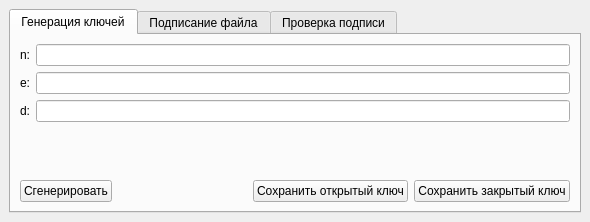
<?xml version="1.0" encoding="UTF-8"?>
<ui version="4.0">
 <class>MainWindow</class>
 <widget class="QMainWindow" name="MainWindow">
  <property name="geometry">
   <rect>
    <x>0</x>
    <y>0</y>
    <width>590</width>
    <height>222</height>
   </rect>
  </property>
  <property name="windowTitle">
   <string>LR4 - RSA ЭЦП</string>
  </property>
  <widget class="QWidget" name="centralwidget">
   <layout class="QVBoxLayout" name="verticalLayout">
    <item>
     <widget class="QTabWidget" name="tabWidget">
      <property name="currentIndex">
       <number>0</number>
      </property>
      <widget class="QWidget" name="tabKeys">
       <attribute name="title">
        <string>Генерация ключей</string>
       </attribute>
       <layout class="QVBoxLayout" name="verticalLayout_5">
        <item>
         <layout class="QVBoxLayout" name="verticalLayout_2">
          <item>
           <layout class="QHBoxLayout" name="horizontalLayout_3">
            <item>
             <widget class="QLabel" name="labelN">
              <property name="text">
               <string>n:</string>
              </property>
             </widget>
            </item>
            <item>
             <widget class="QLineEdit" name="nLineEdit">
              <property name="readOnly">
               <bool>true</bool>
              </property>
             </widget>
            </item>
           </layout>
          </item>
          <item>
           <layout class="QHBoxLayout" name="horizontalLayout_2">
            <item>
             <widget class="QLabel" name="labelE">
              <property name="text">
               <string>e:</string>
              </property>
             </widget>
            </item>
            <item>
             <widget class="QLineEdit" name="eLineEdit">
              <property name="readOnly">
               <bool>true</bool>
              </property>
             </widget>
            </item>
           </layout>
          </item>
          <item>
           <layout class="QHBoxLayout" name="horizontalLayout">
            <item>
             <widget class="QLabel" name="labelD">
              <property name="text">
               <string>d:</string>
              </property>
             </widget>
            </item>
            <item>
             <widget class="QLineEdit" name="dLineEdit">
              <property name="readOnly">
               <bool>true</bool>
              </property>
             </widget>
            </item>
           </layout>
          </item>
         </layout>
        </item>
        <item>
         <spacer name="verticalSpacer">
          <property name="orientation">
           <enum>Qt::Orientation::Vertical</enum>
          </property>
          <property name="sizeHint" stdset="0">
           <size>
            <width>20</width>
            <height>40</height>
           </size>
          </property>
         </spacer>
        </item>
        <item>
         <layout class="QHBoxLayout" name="horizontalLayoutKeysBtns">
          <item>
           <widget class="QPushButton" name="generateKeysBtn">
            <property name="text">
             <string>Сгенерировать</string>
            </property>
           </widget>
          </item>
          <item>
           <spacer name="horizontalSpacer">
            <property name="orientation">
             <enum>Qt::Orientation::Horizontal</enum>
            </property>
            <property name="sizeHint" stdset="0">
             <size>
              <width>40</width>
              <height>20</height>
             </size>
            </property>
           </spacer>
          </item>
          <item>
           <widget class="QPushButton" name="savePublicKeyBtn">
            <property name="text">
             <string>Сохранить открытый ключ</string>
            </property>
           </widget>
          </item>
          <item>
           <widget class="QPushButton" name="savePrivateKeyBtn">
            <property name="text">
             <string>Сохранить закрытый ключ</string>
            </property>
           </widget>
          </item>
         </layout>
        </item>
       </layout>
      </widget>
      <widget class="QWidget" name="tabSign">
       <attribute name="title">
        <string>Подписание файла</string>
       </attribute>
       <layout class="QVBoxLayout" name="verticalLayout_3">
        <item>
         <layout class="QHBoxLayout" name="horizontalLayout_7" stretch="1,4">
          <item>
           <widget class="QLabel" name="labelSignFile">
            <property name="text">
             <string>Файл:</string>
            </property>
           </widget>
          </item>
          <item>
           <layout class="QHBoxLayout" name="horizontalLayoutSignFile">
            <item>
             <widget class="QLineEdit" name="signFileLineEdit">
              <property name="readOnly">
               <bool>true</bool>
              </property>
              <property name="placeholderText">
               <string/>
              </property>
             </widget>
            </item>
            <item>
             <widget class="QPushButton" name="chooseSignFileBtn">
              <property name="text">
               <string>Выбрать файл</string>
              </property>
             </widget>
            </item>
           </layout>
          </item>
         </layout>
        </item>
        <item>
         <layout class="QHBoxLayout" name="horizontalLayout_6" stretch="1,4">
          <item>
           <widget class="QLabel" name="labelPrivateKey">
            <property name="text">
             <string>Закрытый ключ:</string>
            </property>
           </widget>
          </item>
          <item>
           <layout class="QHBoxLayout" name="horizontalLayoutPrivateKey">
            <item>
             <widget class="QLineEdit" name="privateKeyLineEdit">
              <property name="readOnly">
               <bool>true</bool>
              </property>
             </widget>
            </item>
            <item>
             <widget class="QPushButton" name="loadPrivateKeyBtn">
              <property name="text">
               <string>Загрузить ключ</string>
              </property>
             </widget>
            </item>
           </layout>
          </item>
         </layout>
        </item>
        <item>
         <widget class="QPushButton" name="signFileBtn">
          <property name="text">
           <string>Подписать файл</string>
          </property>
          <property name="default">
           <bool>false</bool>
          </property>
         </widget>
        </item>
       </layout>
      </widget>
      <widget class="QWidget" name="tabVerify">
       <attribute name="title">
        <string>Проверка подписи</string>
       </attribute>
       <layout class="QVBoxLayout" name="verticalLayout_4">
        <item>
         <layout class="QHBoxLayout" name="horizontalLayout_10" stretch="1,4">
          <item>
           <widget class="QLabel" name="labelVerifyFile">
            <property name="text">
             <string>Файл:</string>
            </property>
           </widget>
          </item>
          <item>
           <layout class="QHBoxLayout" name="horizontalLayoutVerifyFile">
            <item>
             <widget class="QLineEdit" name="verifyFileLineEdit">
              <property name="readOnly">
               <bool>true</bool>
              </property>
             </widget>
            </item>
            <item>
             <widget class="QPushButton" name="chooseVerifyFileBtn">
              <property name="text">
               <string>Выбрать файл</string>
              </property>
             </widget>
            </item>
           </layout>
          </item>
         </layout>
        </item>
        <item>
         <layout class="QHBoxLayout" name="horizontalLayout_9" stretch="1,4">
          <item>
           <widget class="QLabel" name="labelSignatureFile">
            <property name="text">
             <string>Подпись:</string>
            </property>
           </widget>
          </item>
          <item>
           <layout class="QHBoxLayout" name="horizontalLayoutVerifySig">
            <item>
             <widget class="QLineEdit" name="signatureFileLineEdit">
              <property name="readOnly">
               <bool>true</bool>
              </property>
             </widget>
            </item>
            <item>
             <widget class="QPushButton" name="chooseSignatureFileBtn">
              <property name="text">
               <string>Выбрать подпись</string>
              </property>
             </widget>
            </item>
           </layout>
          </item>
         </layout>
        </item>
        <item>
         <layout class="QHBoxLayout" name="horizontalLayout_8" stretch="1,4">
          <item>
           <widget class="QLabel" name="labelPublicKey">
            <property name="text">
             <string>Открытый ключ:</string>
            </property>
           </widget>
          </item>
          <item>
           <layout class="QHBoxLayout" name="horizontalLayoutPublicKey">
            <item>
             <widget class="QLineEdit" name="publicKeyLineEdit">
              <property name="readOnly">
               <bool>true</bool>
              </property>
             </widget>
            </item>
            <item>
             <widget class="QPushButton" name="loadPublicKeyBtn">
              <property name="text">
               <string>Загрузить ключ</string>
              </property>
             </widget>
            </item>
           </layout>
          </item>
         </layout>
        </item>
        <item>
         <widget class="QPushButton" name="verifyBtn">
          <property name="text">
           <string>Проверить подпись</string>
          </property>
          <property name="default">
           <bool>false</bool>
          </property>
         </widget>
        </item>
        <item>
         <widget class="QLabel" name="verifyResultLabel">
          <property name="text">
           <string>Результат: —</string>
          </property>
         </widget>
        </item>
       </layout>
      </widget>
     </widget>
    </item>
   </layout>
  </widget>
 </widget>
 <resources/>
 <connections/>
</ui>
